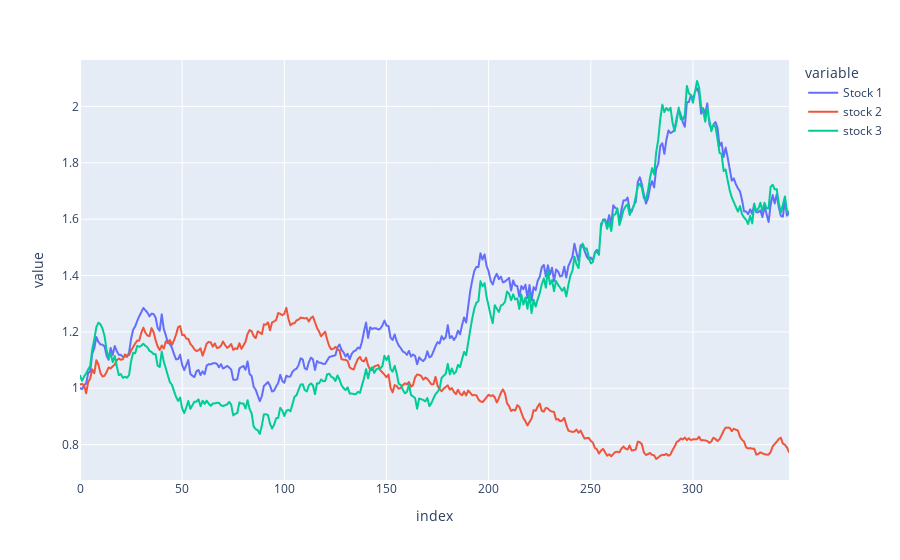

Source (notebook cell):
### Code cell
px.line(test_df)

### Figure 1 — Plotly figure (JSON) as saved in the notebook; plotly's stock layout.template omitted (floating-point values rounded to 4 significant figures; data arrays with more than 128 entries replaced by an {"elided": "..."} marker saying what was removed)
{"data": [{"hovertemplate": "variable=Stock 1<br>index=%{x}<br>value=%{y}<extra></extra>", "legendgroup": "Stock 1", "line": {"color": "#636efa", "dash": "solid"}, "marker": {"symbol": "circle"}, "mode": "lines", "name": "Stock 1", "showlegend": true, "type": "scattergl", "x": {"elided": "348 int values"}, "xaxis": "x", "y": {"elided": "348 float values"}, "yaxis": "y"}, {"hovertemplate": "variable=stock 2<br>index=%{x}<br>value=%{y}<extra></extra>", "legendgroup": "stock 2", "line": {"color": "#EF553B", "dash": "solid"}, "marker": {"symbol": "circle"}, "mode": "lines", "name": "stock 2", "showlegend": true, "type": "scattergl", "x": {"elided": "348 int values"}, "xaxis": "x", "y": {"elided": "348 float values"}, "yaxis": "y"}, {"hovertemplate": "variable=stock 3<br>index=%{x}<br>value=%{y}<extra></extra>", "legendgroup": "stock 3", "line": {"color": "#00cc96", "dash": "solid"}, "marker": {"symbol": "circle"}, "mode": "lines", "name": "stock 3", "showlegend": true, "type": "scattergl", "x": {"elided": "348 int values"}, "xaxis": "x", "y": {"elided": "348 float values"}, "yaxis": "y"}], "layout": {"legend": {"title": {"text": "variable"}, "tracegroupgap": 0}, "margin": {"t": 60}, "xaxis": {"anchor": "y", "domain": [0, 1], "title": {"text": "index"}}, "yaxis": {"anchor": "x", "domain": [0, 1], "title": {"text": "value"}}}}
